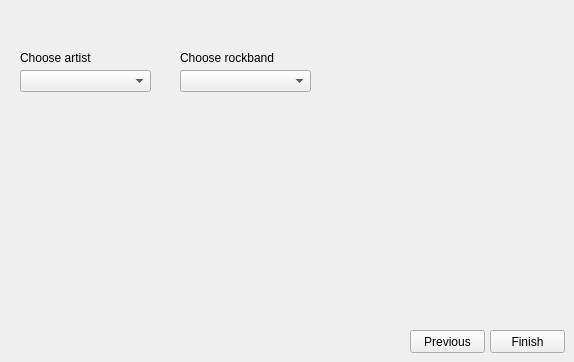
      <widget class="QWidget" name="deleteArtistFromRockbandPage">
       <widget class="QLabel" name="label_88">
        <property name="geometry">
         <rect>
          <x>180</x>
          <y>50</y>
          <width>131</width>
          <height>16</height>
         </rect>
        </property>
        <property name="text">
         <string>Choose rockband</string>
        </property>
       </widget>
       <widget class="QComboBox" name="chooseRockbandComboBox_9">
        <property name="geometry">
         <rect>
          <x>180</x>
          <y>70</y>
          <width>131</width>
          <height>22</height>
         </rect>
        </property>
       </widget>
       <widget class="QPushButton" name="deleteArtistFromRockbandFinishButton">
        <property name="geometry">
         <rect>
          <x>490</x>
          <y>330</y>
          <width>75</width>
          <height>23</height>
         </rect>
        </property>
        <property name="text">
         <string>Finish</string>
        </property>
       </widget>
       <widget class="QPushButton" name="deleteArtistFromRockbandPreviousButton">
        <property name="geometry">
         <rect>
          <x>410</x>
          <y>330</y>
          <width>75</width>
          <height>23</height>
         </rect>
        </property>
        <property name="text">
         <string>Previous</string>
        </property>
       </widget>
       <widget class="QLabel" name="label_90">
        <property name="geometry">
         <rect>
          <x>20</x>
          <y>50</y>
          <width>131</width>
          <height>16</height>
         </rect>
        </property>
        <property name="text">
         <string>Choose artist</string>
        </property>
       </widget>
       <widget class="QComboBox" name="chooseArtistComboBox_2">
        <property name="geometry">
         <rect>
          <x>20</x>
          <y>70</y>
          <width>131</width>
          <height>22</height>
         </rect>
        </property>
       </widget>
      </widget>
